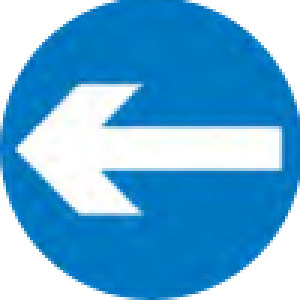
#> input picture phone/signs/left.png, 100 x 100 px (shown 3 times larger); its folder holds 5 pictures in this run
$ python signs_processor.py
#> lines starting #> are read from the running program, lines starting #| are printed output that depends on the picture
import time

import cv2
import numpy as np

threshold = 0.8
frames_count = 0
templates = {}
circle_masks = []
circle_signs = ['left', 'right', 'block']
for sign in circle_signs:
    templates[sign] = []
    circle_masks = []
    for scale in np.linspace(0.4, 0.8, 5):
        new_size = (int(100 * scale), int(100 * scale))

        image = cv2.cvtColor(cv2.imread(f'signs/{sign}.png'), cv2.COLOR_BGR2GRAY)
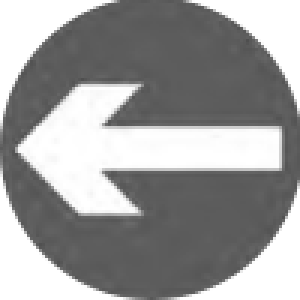
#> image: shape (100, 100) (shown 3 times larger); min 79, max 255, mean 155
        mask = cv2.cvtColor(cv2.imread('signs/circle_mask.png'), cv2.COLOR_BGR2GRAY)
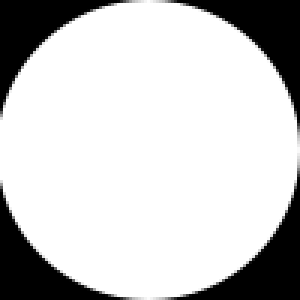
#> input picture phone/signs/circle_mask.png, 100 x 100 px (shown 3 times larger)
#> mask: shape (100, 100); min 0, max 255, mean 201.7

        # templates[sign].append(cv2.blur(cv2.resize(image, new_size), (10, 10)))
        templates[sign].append(cv2.resize(image, new_size))
        circle_masks.append(cv2.resize(mask, new_size))
#> pass 2 of the loop `for sign in circle_signs:`:
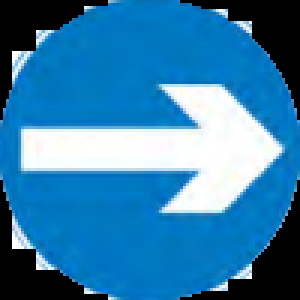
#> input picture phone/signs/right.png, 100 x 100 px (shown 3 times larger)
#> `image = cv2.cvtColor(cv2.imread(f'signs/{sign}.png'), cv2.COLOR_BGR2GR..`:
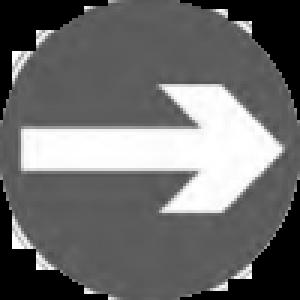
#> image: shape (100, 100) (shown 3 times larger); min 0, max 255, mean 107.6
#> pass 3 of the loop `for sign in circle_signs:`:
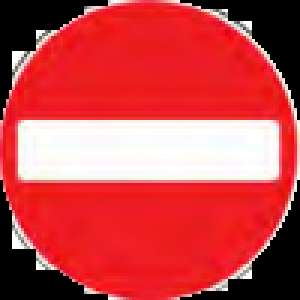
#> input picture phone/signs/block.png, 100 x 100 px (shown 3 times larger)
#> `image = cv2.cvtColor(cv2.imread(f'signs/{sign}.png'), cv2.COLOR_BGR2GR..`:
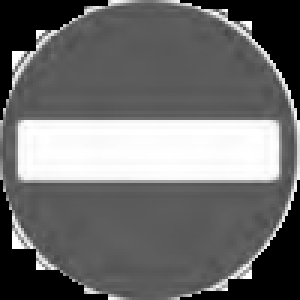
#> image: shape (100, 100) (shown 3 times larger); min 0, max 255, mean 109.1


def signs_processor(rgb_image):
    global frames_count

    frames_count += 1
    start_time = time.time()

    gray_image = cv2.cvtColor(rgb_image, cv2.COLOR_BGR2GRAY)

    result = rgb_image.copy()
    for signi, sign in enumerate(circle_signs):
        if frames_count % len(circle_signs) == signi % len(circle_signs):
            all_max_val = 0
            max_w = 0
            max_h = 0
            all_max_loc = None

            for i, template in enumerate(templates[sign]):
                res = cv2.matchTemplate(gray_image, template, cv2.TM_CCOEFF_NORMED, None, circle_masks[i])
                min_val, max_val, min_loc, max_loc = cv2.minMaxLoc(res)

                if max_val > all_max_val:
                    all_max_val = max_val
                    all_max_loc = max_loc
                    max_w, max_h = template.shape[:2]

            if all_max_val > threshold:
                cv2.rectangle(result, all_max_loc, (all_max_loc[0] + max_w, all_max_loc[1] + max_h), (255 * (signi == 0), 255 * (signi == 1), 255 * (signi == 2)), 2)

    total_time = time.time() - start_time
    print(f'Total time: {total_time:.2f}')
    return result
